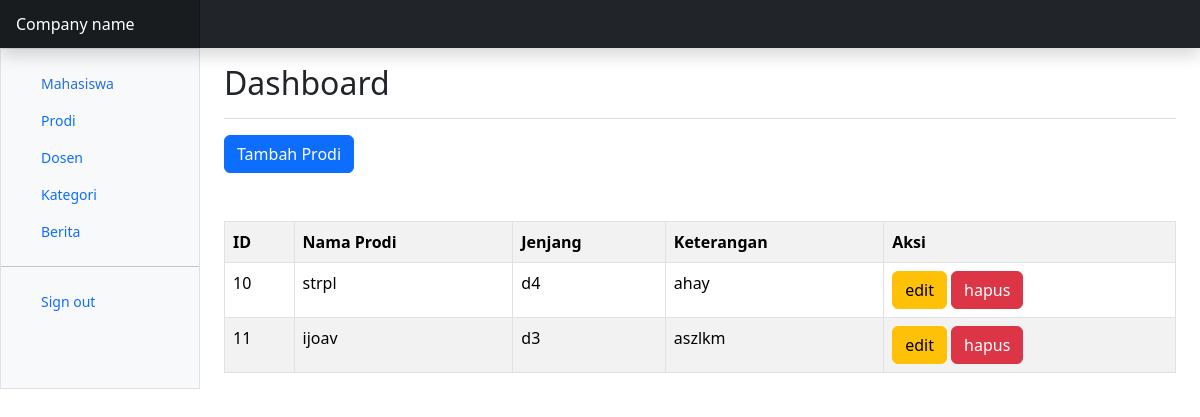
Page /admin/index.php?p=prodi (signed in) on the committed database.
### tables this page shows
CREATE TABLE `prodi` (
  `id` int(11) NOT NULL,
  `nama_prodi` varchar(50) NOT NULL,
  `jenjang_studi` char(2) NOT NULL,
  `keterangan` varchar(100) NOT NULL
);

### admin/prodi.php (the view, shortened to what this page needs)
<?php
     $aksi=isset($_GET['aksi']) ? $_GET['aksi'] : 'list';
     switch($aksi){
         case 'list':
 ?>
 <a href="index.php?p=prodi&aksi=input" class="btn btn-primary mb-5">Tambah Prodi</a>
 <table class="table table-bordered table-striped">
     <tr>
         <th>ID</th>
         <th>Nama Prodi</th>
         <th>Jenjang</th>
         <th>Keterangan</th>
         <th>Aksi</th>
     </tr>
     <?php
         include('../koneksi.php');
         $getData = mysqli_query($db,"SELECT * FROM prodi");
         while($prodi = mysqli_fetch_array($getData)){
     ?>
         <tr>
             <td><?= $prodi['id'] ?></td>
             <td><?= $prodi['nama_prodi'] ?></td>
             <td><?= $prodi['jenjang_studi'] ?></td>
             <td><?= $prodi['keterangan'] ?></td>
             <td>
                 <a href="index.php?p=prodi&aksi=edit&id_edit=<?= $prodi['id'] ?>" class="btn btn-warning">edit</a>
                 <a href="proses_prodi.php?proses=delete&id=<?= $prodi['id'] ?>" class="btn btn-danger"  onclick="return confirm('yakin ingin menghapus data?')">hapus</a>
             </td>
         </tr>
     <?php
         }
     ?>
 </table>
 <?php
 break;
     ?>
             <?php
     }
?>

### rows in the picture
prodi: id "10", nama_prodi "strpl", jenjang_studi "d4", keterangan "ahay"
prodi: id "11", nama_prodi "ijoav", jenjang_studi "d3", keterangan "aszlkm"
